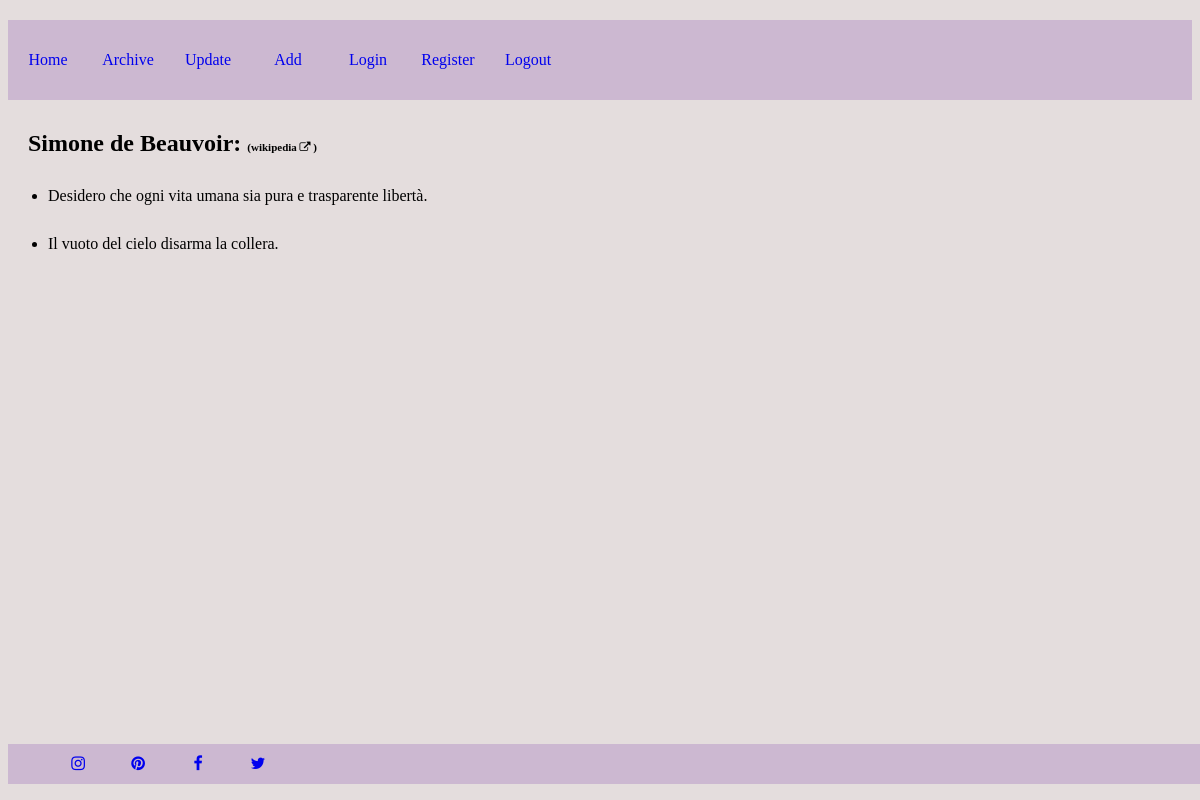
The app's page /authors/de Beauvoir/Simone with its own data.
### app.py (models this page shows)
class Citation(db.Model):
    id = db.Column(db.Integer, primary_key = True)
    name = db.Column(db.String(20), index = True, unique = False)
    surname = db.Column(db.String(20), index = True, unique = False)
    quote = db.Column(db.String(200), index = True, unique = True)

### app.py (the view)
@app.route("/authors/<string:writer_surname>/<string:writer_name>")
def writer(writer_surname, writer_name):
    quotes_for_writer = Citation.query.filter_by(surname = writer_surname)
    return render_template("writer.html", template_quotes = quotes_for_writer, template_surname = writer_surname, template_name = writer_name)

### templates/writer.html
{% extends "base.html" %}
{% block content%}
<h2 id = surname-for-writer>{{ template_name }} {{ template_surname }}:  <a href="https://it.wikipedia.org/wiki/{{template_name}}_{{template_surname}}" target="_blank" id="more_informations"}>(wikipedia <i class="fa fa-external-link" aria-hidden="true"></i> )</a></h2>
{% for quote in template_quotes%}
<ul>
    <li><p id = quote-for-writer>{{ quote.quote }}</p></li>
</ul>
{% endfor %}
{% endblock %}

### static/css/style.css (style rules this page uses)
body { background-color:rgb(228, 221,221); font-family: Georgia, 'Times New Roman', Times, serif; }
#quote-for-writer { margin-top: 30px; }
#surname-for-writer { margin: 30px 0px 0px 20px; }
#more_informations { font-size: 11px; color: black; text-decoration: none }

### records on screen
Citation: quote "Desidero che ogni vita umana sia pura e trasparente libertà."
Citation: quote "Il vuoto del cielo disarma la collera."

### other values on screen
{{ template_name }} "Simone"
{{ template_surname }} "de Beauvoir"
